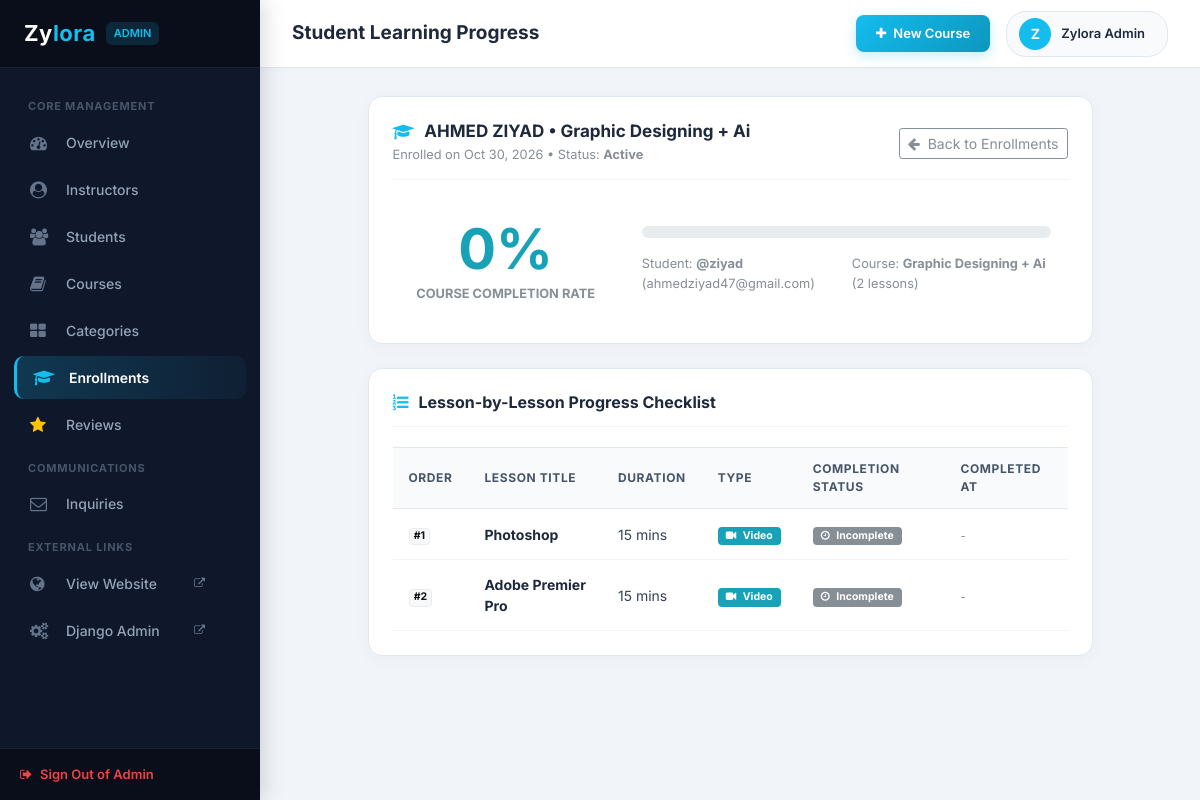
Page /admin-panel/enrollments/8/detail/ (signed in) on the committed database.
### backend/models.py (models this page shows, shortened)
class Course(models.Model):
    LEVEL_CHOICES = [
        ('Beginner', 'Beginner'),
        ('Intermediate', 'Intermediate'),
        ('Advanced', 'Advanced'),
    ]
    title = models.CharField(max_length=200)
    slug = models.SlugField(max_length=220, unique=True, blank=True)
    category = models.ForeignKey(Category, on_delete=models.SET_NULL, null=True, blank=True, related_name='courses')
    instructor = models.ForeignKey(User, on_delete=models.SET_NULL, null=True, blank=True, related_name='instructed_courses')
    instructor_name = models.CharField(max_length=150, default='Zylora Faculty')
    price = models.DecimalField(max_digits=8, decimal_places=2, default=0.00)
    image = models.ImageField(upload_to='courses/', blank=True, null=True)
    description = models.TextField()
    duration_weeks = models.PositiveIntegerField(default=8, help_text='Course duration in weeks')
    level = models.CharField(max_length=20, choices=LEVEL_CHOICES, default='Beginner')
    is_featured = models.BooleanField(default=False)
    is_published = models.BooleanField(default=True)
    created_at = models.DateTimeField(auto_now_add=True)
    updated_at = models.DateTimeField(auto_now=True)
    class Meta:
        ordering = ['-created_at']

class Enrollment(models.Model):
    STATUS_CHOICES = [
        ('Active', 'Active'),
        ('Completed', 'Completed'),
        ('Dropped', 'Dropped'),
    ]
    user = models.ForeignKey(User, on_delete=models.CASCADE, related_name='enrollments')
    course = models.ForeignKey(Course, on_delete=models.CASCADE, related_name='enrollments')
    progress = models.PositiveIntegerField(default=0, help_text='Progress percentage from 0 to 100')
    status = models.CharField(max_length=20, choices=STATUS_CHOICES, default='Active')
    enrolled_at = models.DateTimeField(auto_now_add=True)
    updated_at = models.DateTimeField(auto_now=True)
    class Meta:
        unique_together = ('user', 'course')
        ordering = ['-enrolled_at']

class Lesson(models.Model):
    course = models.ForeignKey(Course, on_delete=models.CASCADE, related_name='lessons')
    title = models.CharField(max_length=200)
    order = models.PositiveIntegerField(default=1)
    content = models.TextField(blank=True, help_text='Lesson notes, curriculum details, or learning materials')
    video_url = models.CharField(max_length=300, blank=True, help_text='Video URL (YouTube, Vimeo, MP4, etc.)')
    duration_minutes = models.PositiveIntegerField(default=15, help_text='Estimated duration in minutes')
    is_preview = models.BooleanField(default=False, help_text='Allow free preview before enrollment')
    created_at = models.DateTimeField(auto_now_add=True)
    updated_at = models.DateTimeField(auto_now=True)
    class Meta:
        ordering = ['order', 'id']
        unique_together = ('course', 'order')

### backend/views.py (the view)
# urls.py: path('enrollments/<int:enrollment_id>/detail/', views.enrollment_detail, name='enrollment_detail'),
@user_passes_test(is_admin_user, login_url='backend:admin_login')
def enrollment_detail(request, enrollment_id):
    enrollment = get_object_or_404(Enrollment.objects.select_related('user', 'course'), id=enrollment_id)
    if not request.user.is_superuser and enrollment.course.instructor != request.user:
        messages.error(request, "Permission denied. You can only view learning progress for your own courses.")
        return redirect('backend:enrollments_list')
    course = enrollment.course
    student = enrollment.user
    lessons = course.lessons.all().order_by('order', 'id')
    progress_records = {
        lp.lesson_id: lp
        for lp in LessonProgress.objects.filter(student=student, lesson__course=course)
    }
    lessons_with_status = []
    for lesson in lessons:
        rec = progress_records.get(lesson.id)
        lessons_with_status.append({
            'lesson': lesson,
            'is_completed': rec.is_completed if rec else False,
            'completed_at': rec.completed_at if rec else None,
        })
    context = {
        'enrollment': enrollment,
        'student': student,
        'course': course,
        'lessons_with_status': lessons_with_status,
    }
    return render(request, 'backend/enrollment_detail.html', context)

### backend/views.py (called while the page is built)
def is_admin_user(user):
    return user.is_authenticated and (user.is_staff or user.is_superuser)

### backend/templates/backend/enrollment_detail.html (shortened to what this page needs)
{% extends 'backend/base_admin.html' %}
{% block page_title %}Student Learning Progress{% endblock %}
{% block admin_content %}
<div class="row">
	<div class="col-lg-10 mx-auto">
		<div class="dash_panel mb-4">
			<div class="dash_panel_header">
				<div>
					<h3 class="dash_panel_title"><i class="fa fa-graduation-cap"></i> {{ student.get_full_name|default:student.username }} &bull; {{ course.title }}</h3>
					<span class="small text-muted">Enrolled on {{ enrollment.enrolled_at|date:"M d, Y" }} &bull; Status: <strong>{{ enrollment.status }}</strong></span>
				</div>
				<a href="{% url 'backend:enrollments_list' %}" class="btn btn-outline-secondary btn-sm">
					<i class="fa fa-arrow-left mr-1"></i> Back to Enrollments
				</a>
			</div>
			<div class="row p-3 align-items-center">
				<div class="col-md-4 text-center border-right">
					<div class="display-4 font-weight-bold {% if enrollment.progress == 100 %}text-success{% else %}text-info{% endif %}">
						{{ enrollment.progress }}%
					</div>
					<div class="small text-muted text-uppercase font-weight-bold">Course Completion Rate</div>
				</div>
				<div class="col-md-8 pl-md-4">
					<div class="progress mb-3" style="height: 12px; border-radius: 6px;">
					</div>
					<div class="d-flex justify-content-between small text-muted">
						<span>Student: <strong>@{{ student.username }}</strong> ({{ student.email|default:"No email" }})</span>
						<span>Course: <strong>{{ course.title }}</strong> ({{ lessons_with_status|length }} lessons)</span>
					</div>
				</div>
			</div>
		</div>
		<div class="dash_panel">
			<div class="dash_panel_header">
				<h4 class="dash_panel_title" style="font-size: 16px;"><i class="fa fa-list-ol"></i> Lesson-by-Lesson Progress Checklist</h4>
			</div>
			<div class="table-responsive">
				<table class="custom_table">
					<thead>
						<tr>
							<th style="width: 70px;">Order</th>
							<th>Lesson Title</th>
							<th>Duration</th>
							<th>Type</th>
							<th>Completion Status</th>
							<th>Completed At</th>
						</tr>
					</thead>
					<tbody>
						{% for item in lessons_with_status %}
						<tr>
							<td><span class="badge badge-light border font-weight-bold">#{{ item.lesson.order }}</span></td>
							<td>
								<strong style="color: #1e293b;">{{ item.lesson.title }}</strong>
							</td>
							<td>{{ item.lesson.duration_minutes }} mins</td>
							<td>
								{% if item.lesson.video_url %}
								<span class="badge badge-info px-2 py-1"><i class="fa fa-video-camera mr-1"></i> Video</span>
								{% else %}
								<span class="badge badge-light border px-2 py-1"><i class="fa fa-file-text-o mr-1"></i> Text</span>
								{% endif %}
							</td>
							<td>
								{% if item.is_completed %}
								<span class="badge badge-success px-2 py-1"><i class="fa fa-check-circle mr-1"></i> Completed</span>
								{% else %}
								<span class="badge badge-secondary px-2 py-1"><i class="fa fa-clock-o mr-1"></i> Incomplete</span>
								{% endif %}
							</td>
							<td>
								{% if item.completed_at %}
								<span class="small text-muted">{{ item.completed_at|date:"M d, Y H:i" }}</span>
								{% else %}
								<span class="small text-muted font-italic">-</span>
								{% endif %}
							</td>
						</tr>
						{% empty %}
						<tr>
							<td colspan="6" class="text-center text-muted py-4">No lessons found in this course.</td>
						</tr>
						{% endfor %}
					</tbody>
				</table>
			</div>
		</div>
	</div>
</div>
{% endblock %}

### backend/templates/backend/base_admin.html (shortened to what this page needs)
{% load static %}
<!DOCTYPE html>
<html lang="en">
<head>
<link rel="stylesheet" type="text/css" href="{% static 'frontend/styles/bootstrap4/bootstrap.min.css' %}">
<link href="{% static 'frontend/plugins/font-awesome-4.7.0/css/font-awesome.min.css' %}" rel="stylesheet" type="text/css">
</head>
<body>
<aside class="admin_sidebar">
	<div class="sidebar_brand">
		<a href="{% url 'backend:dashboard' %}">Zy<span>lora</span></a>
		<span class="badge_admin">{% if request.user.is_superuser %}Admin{% else %}Instructor{% endif %}</span>
	</div>
	<ul class="sidebar_menu">
		<div class="menu_heading">Core Management</div>
		<li class="sidebar_item">
			<a href="{% url 'backend:dashboard' %}" class="sidebar_link {% if request.resolver_match.url_name == 'dashboard' %}active{% endif %}">
				<i class="fa fa-dashboard"></i> Overview
			</a>
		</li>
		{% if request.user.is_superuser %}
		<li class="sidebar_item">
			<a href="{% url 'backend:instructors_list' %}" class="sidebar_link {% if request.resolver_match.url_name in 'instructors_list,instructor_create' %}active{% endif %}">
				<i class="fa fa-user-circle"></i> Instructors
			</a>
		</li>
		{% endif %}
		<li class="sidebar_item">
			<a href="{% url 'backend:students_list' %}" class="sidebar_link {% if request.resolver_match.url_name in 'students_list,student_edit' %}active{% endif %}">
				<i class="fa fa-users"></i> Students
			</a>
		</li>
		<li class="sidebar_item">
			<a href="{% url 'backend:courses_list' %}" class="sidebar_link {% if request.resolver_match.url_name in 'courses_list,course_create,course_edit,course_lessons,lesson_create,lesson_edit' %}active{% endif %}">
				<i class="fa fa-book"></i> Courses
			</a>
		</li>
		<li class="sidebar_item">
			<a href="{% url 'backend:categories_list' %}" class="sidebar_link {% if request.resolver_match.url_name in 'categories_list,category_create,category_edit' %}active{% endif %}">
				<i class="fa fa-th-large"></i> Categories
			</a>
		</li>
		<li class="sidebar_item">
			<a href="{% url 'backend:enrollments_list' %}" class="sidebar_link {% if request.resolver_match.url_name in 'enrollments_list,enrollment_detail' %}active{% endif %}">
				<i class="fa fa-graduation-cap"></i> Enrollments
			</a>
		</li>
		<li class="sidebar_item">
			<a href="{% url 'backend:reviews_list' %}" class="sidebar_link {% if request.resolver_match.url_name == 'reviews_list' %}active{% endif %}">
				<i class="fa fa-star text-warning"></i> Reviews
			</a>
		</li>
		<div class="menu_heading">Communications</div>
		<li class="sidebar_item">
			<a href="{% url 'backend:messages_list' %}" class="sidebar_link {% if request.resolver_match.url_name == 'messages_list' %}active{% endif %}">
				<i class="fa fa-envelope-o"></i> Inquiries
			</a>
		</li>
		<div class="menu_heading">External Links</div>
		<li class="sidebar_item">
			<a href="{% url 'frontend:index' %}" target="_blank" class="sidebar_link">
				<i class="fa fa-globe"></i> View Website <i class="fa fa-external-link ml-auto" style="font-size: 11px;"></i>
			</a>
		</li>
		<li class="sidebar_item">
			<a href="/admin/" target="_blank" class="sidebar_link">
				<i class="fa fa-cogs"></i> Django Admin <i class="fa fa-external-link ml-auto" style="font-size: 11px;"></i>
			</a>
		</li>
	</ul>
	<div class="sidebar_footer">
		<a href="{% url 'backend:admin_logout' %}" style="color: #ef4444; font-size: 13px; font-weight: 600; text-decoration: none; display: flex; align-items: center;">
			<i class="fa fa-sign-out mr-2"></i> Sign Out of Admin
		</a>
	</div>
</aside>
<header class="admin_topbar">
	<div class="topbar_left">
		<h1>{% block page_title %}Admin Dashboard{% endblock %}</h1>
	</div>
	<div class="topbar_right">
		<a href="{% url 'backend:course_create' %}" class="btn_admin_primary mr-3">
			<i class="fa fa-plus"></i> New Course
		</a>
		<div class="admin_user_pill">
			<div class="admin_avatar">
				{{ request.user.first_name|first|default:request.user.username|first|upper }}
			</div>
			<div class="admin_user_name">
				{{ request.user.get_full_name|default:request.user.username }}
			</div>
		</div>
	</div>
</header>
<main class="admin_main">
	{% block admin_content %}{% endblock %}
</main>
</body>
</html>

### rows in the picture
Course: title "Graphic Designing + Ai"
Enrollment: enrolled_at "Oct 30, 2026", status "Active", progress "0"
Lesson: lesson.order "1", lesson "Photoshop", lesson.duration_minutes "15", shows "Video"
Lesson: lesson.order "2", lesson "Adobe Premier Pro", lesson.duration_minutes "15", shows "Video"

### other values in the picture
{{ request.user.get_full_name|default:request.user.username }} "Zylora Admin"
{{ student.get_full_name|default:student.username }} "AHMED ZIYAD"
{{ student.username }} "ziyad"
{{ student.email|default:"No email" }} "ahmedziyad47@gmail.com"
{{ lessons_with_status|length }} "2"
